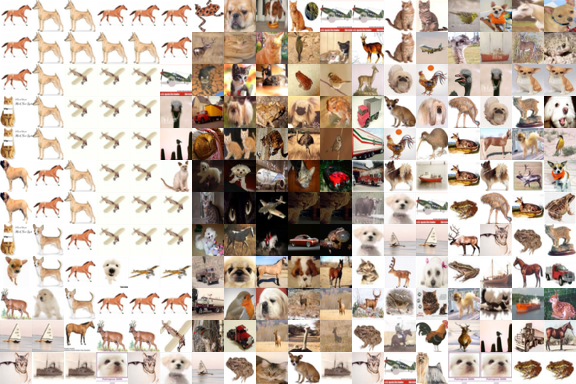

Generate this figure with Python:
from sklearn.cluster import KMeans
from sklearn.metrics import pairwise_distances_argmin_min
import numpy as np
from PIL import Image
import pickle
import random
import matplotlib.pyplot as plt


test_image = Image.open('/home/adrian/Documents/pytorch-mosaic/data/tiny-imagenet-200/val/images/val_2.JPEG').convert('RGB')
test_image = test_image.resize((32, 32))
array = np.array(test_image).reshape((1, -1))


model = pickle.load(open('./models.pkl', 'rb'))
data = pickle.load(open('./data.pkl', 'rb'))

print(model.labels_)
print(len(model.labels_))
# print(models.cluster_centers_)


closest, _ = pairwise_distances_argmin_min(model.cluster_centers_, data)

prediction = model.predict(array)

center = model.cluster_centers_[1] / 256


plt.imshow(center.reshape((32, 32, 3)))
plt.show()



def slice_image(image, tile_size):
    height = image.shape[0]
    width = image.shape[1]
    assert height > tile_size and width > tile_size

    num_tiles_y = height // tile_size
    num_tiles_x = width // tile_size

    height = num_tiles_y * tile_size
    width = num_tiles_x * tile_size

    image = image[:height, :width]

    print('new shape', image.shape)

    tiles = np.zeros((num_tiles_y, num_tiles_x, tile_size, tile_size, 3))
    for i, ty in enumerate(range(0, height, tile_size)):
        for j, tx in enumerate(range(0, width, tile_size)):
            tiles[i, j] = image[ty : ty + tile_size, tx : tx + tile_size]

    return tiles


def make_image(tiles):
    tile_size = tiles.shape[2]
    height = tiles.shape[0] * tile_size
    width = tiles.shape[1] * tile_size
    image = np.zeros((height, width, 3))

    for i, ty in enumerate(range(0, height, tile_size)):
        for j, tx in enumerate(range(0, width, tile_size)):
            image[ty : ty + tile_size, tx : tx + tile_size] = tiles[i, j]

    return image


def random_cluster_representative(cluster, data_labels):
    where = [i for i, x in enumerate(data_labels) if x == cluster]
    i = random.choice(where)
    return data_labels[i]


test_image = Image.open('./images/bolt.jpg').convert('RGB')
array = np.array(test_image)

print('old shape', array.shape)

tiles = slice_image(array, 32)
num_tiles = tiles.shape[0] * tiles.shape[1]

plt.imshow(tiles[5, 5] / 256)
plt.show()


flat_tiles = np.stack(tiles).reshape((num_tiles, -1))
prediction = model.predict(flat_tiles)

new_tiles = []
for p in prediction:
    # index = random_cluster_representative(p, models.labels_)
    # center = data[index]
    # center = models.cluster_centers_[p]
    center = data[closest[p]]
    new_tiles.append(center.reshape((32, 32, 3)))

new_tiles = np.stack(new_tiles).reshape(tiles.shape)
new_image = make_image(new_tiles)

plt.imshow(new_image / 256)
plt.show()
